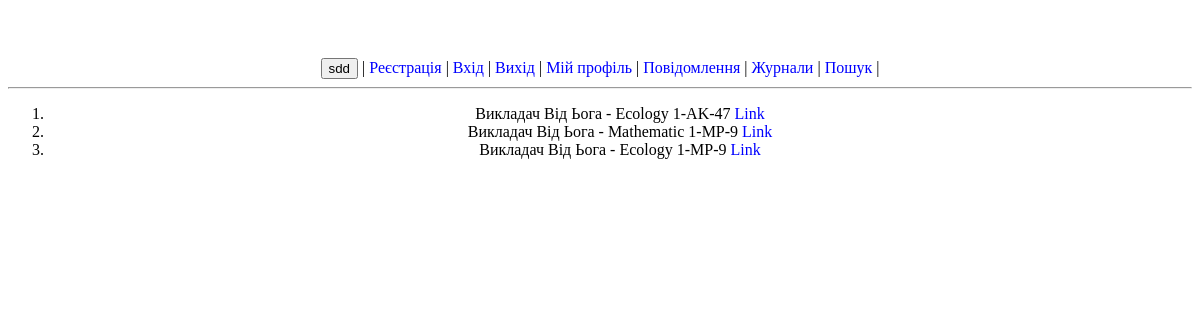
Screenshot of /journal/teacher-15/list/ (signed in) with the database file from the repository.
### journal/models.py (models this page shows, shortened)
class TeacherSubject(models.Model):
    teacher = models.ForeignKey("Teacher", on_delete=models.CASCADE, verbose_name="Викладач")
    group_subject = models.ForeignKey("GroupSubject", on_delete=models.CASCADE)
    semester = models.PositiveIntegerField(verbose_name="Семестр")
    academic_year = models.CharField(max_length=4, verbose_name="Навчальний рік")
    students = models.CharField(max_length=1000, null=True, verbose_name="Студенти")
    def __str__(self):
        return f"{self.teacher} - {self.group_subject}"

class Teacher(models.Model):
    user = models.OneToOneField(settings.AUTH_USER_MODEL, on_delete=models.CASCADE)
    specializations = models.CharField(max_length=1000, null=True, verbose_name="Спеціалізації")
    def __str__(self):
        return str(self.user)

class CustomUser(AbstractBaseUser):
    name = models.CharField(max_length=15, null=False, verbose_name="Ім'я")
    surname = models.CharField(max_length=15, null=False, verbose_name="Прізвище")
    patronymic = models.CharField(max_length=15, blank=True, null=True, verbose_name="По батькові")
    email = models.EmailField(unique=True)  # require
    phone_number = models.CharField(max_length=16, blank=True, null=True, verbose_name="Номер телефону")
    avatar = models.ImageField(upload_to='user/avatar/', blank=True, null=True, verbose_name="Аватар")
    date_of_birth = models.DateField(null=True, verbose_name="День народження")
    about = models.TextField(null=True, verbose_name="Про себе")
    role = models.CharField(max_length=8, null=False, default="Other", verbose_name="Роль")
    is_active = models.BooleanField(default=True)
    is_staff = models.BooleanField(default=False)
    is_admin = models.BooleanField(default=False)
    USERNAME_FIELD = 'email'
    REQUIRED_FIELDS = ["name", "surname"]
    objects = CustomUserManager()
    def __str__(self):
        if self.name and self.surname:
            return f'{self.surname} {self.name}'
        return self.email.split('@')[0]

class GroupSubject(models.Model):
    group = models.ForeignKey('Group', on_delete=models.CASCADE, verbose_name="Група")
    subject = models.ForeignKey('Subject', on_delete=models.CASCADE, verbose_name="Предмет")
    amount_of_hours = models.PositiveIntegerField(verbose_name="Кількість годин")
    def __str__(self):
        return f"{self.subject.name} {self.group.name}"

class Subject(models.Model):
    name = models.CharField(max_length=45, verbose_name="Назва предмету")
    slug = models.SlugField(max_length=45, unique=True, verbose_name="Ідентифікатор")
    short_name = models.CharField(max_length=33, verbose_name="Скорочена назва предмету")
    evaluation_system = models.ForeignKey("EvaluationSystem", on_delete=models.CASCADE, verbose_name="Система оцінювання")

class Group(models.Model):
    name = models.CharField(max_length=45, verbose_name="Назва групи")
    slug = models.SlugField(max_length=45, unique=True, verbose_name="URL")
    teacher = models.OneToOneField('Teacher', on_delete=models.CASCADE)

### journal/views.py (the view)
# urls.py: path('journal/teacher-<int:teacher_pk>/list/', teacher_journal_list, name="teacher_journal_list"),
def teacher_journal_list(request, teacher_pk):
    teacher_subj_objs = TeacherSubject.objects.filter(teacher__pk=teacher_pk)
    replacement_objs = Replacement.objects.filter(teacher__pk=teacher_pk)
    context = {
        'title': 'Teacher journal list',
        'teacher_subjects': teacher_subj_objs,
        'replacements': replacement_objs,
    }
    return render(request, 'journal/teacher_journals.html', context=context)

### journal/templates/journal/teacher_journals.html (shortened to what this page needs)
{% extends 'journal/base.html' %}
{% block main %}
<ol>
{% for teacher_subject in teacher_subjects %}
    <li>{{ teacher_subject }}
        <a href="{% url 'teacher_journal' teacher_subject.teacher.pk teacher_subject.group_subject.group.slug teacher_subject.group_subject.subject.slug %}">Link</a>
    </li>
{% endfor %}
</ol>
{% endblock %}

### journal/static/journal/styles.css (style rules this page uses)
a { text-decoration: none; color: blue; }

### rows the page displays
TeacherSubject: teacher+group_subject "Викладач Від Ьога - Ecology 1-AK-47"
TeacherSubject: teacher+group_subject "Викладач Від Ьога - Mathematic 1-MP-9"
TeacherSubject: teacher+group_subject "Викладач Від Ьога - Ecology 1-MP-9"
